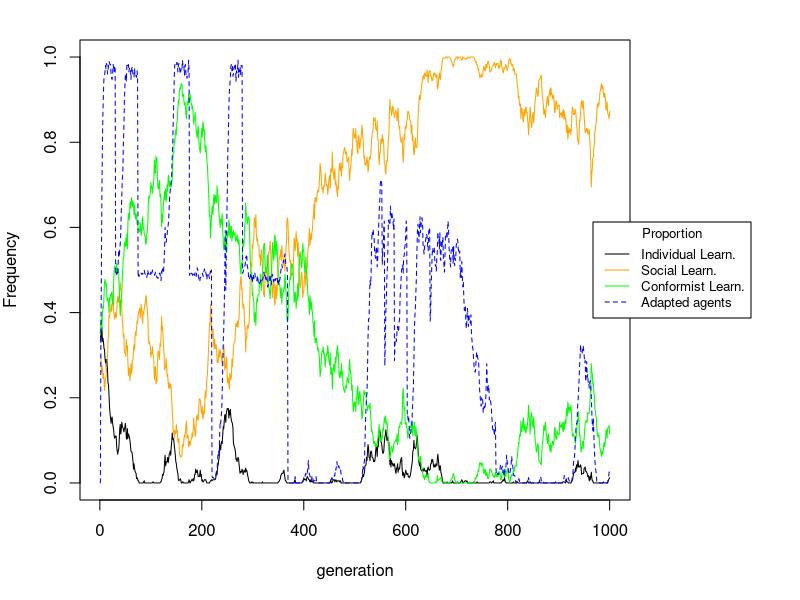

Write R code to recreate this figure.
# simulation model of evolution of social learning
# includes both spatial and temporal environmental variation
# includes individual, social, and conformist learning

# INSTRUCTIONS
# Paste the contents of this file into your R terminal.
# Then the simulation can be run with:
#       result <- sim_rogers2()
# Add arguments to change the simulation parameters. For example:
#   result <- sim_rogers2( migration_rate=0 )

# The result contains an array with the history of the population.
# The structure is:
#   result[ generation , group , trait ]
# where 'trait' is one of:
# 1: frequency of individual learners
# 2: frequency of social learners
# 3: frequency of conformist learners
# 4: frequency of adaptive behavior

# the function sim_plot (at bottom of this script) will plot these frequencies, averaging over groups.

sim_rogers2 <- function( 
	number_of_generations=1e3 , # length of simulation
	n_groups=2 ,                # number of sub-populations
	pop_size=200 ,              # size of each sub-population
	rate_of_env_change=0.01 ,   # prob environment changes each generation
	migration_rate=0.01 ,       # rate of migration among groups
	cost_of_indiv_learning=1 ,  # fitness cost of individual learning
	prob_learn_success=1 ,      # prob individual learning produces adaptive behavior
	benefit_of_adapted=2 ,      # fitness benefit of adaptive behavior
	baseline_fitness=10 ,       # baseline fitness
	mutation_rate=0.001 )       # rate of mutation among learning strategies
{
	# initialize population
	# 1 means individual learner
	# 2 means social learner
	# 3 means conformist - sample 3 adults, take majority
	pop <- array( NA , c( n_groups , pop_size , 2 ) )
	for ( g in 1:n_groups ) {
		pop[g,,1] <- sample( 1:3 , size=pop_size , replace=TRUE )
		pop[g,,2] <- rep( 0 , pop_size ) # none adapted at start
	}

	# initial envrionment states
	env <- sample( 1:100 , size=n_groups )

	# initialize record keeping
	# 1-3: proportions of strategies
	# 4: proportion adapted
	history <- array( NA , c( number_of_generations , n_groups , 4 ) )

	# loop over generations
	for ( t in 1:number_of_generations ) {

		# record history
		for ( g in 1:n_groups ) {
			for ( strat in 1:3 )
				history[t,g,strat] <- length(which( pop[g,,1]==strat )) / pop_size
			history[t,g,4] <- mean( pop[g,,2] )
		}

		# babies
		# calculate fitness of each adult
		babies <- array( NA , c( n_groups , pop_size , 2 ) )
		for ( g in 1:n_groups ) {
			fitness <- pop[g,,2]*benefit_of_adapted + baseline_fitness - cost_of_indiv_learning*(pop[g,,1]==1)
			# vector of babies
			babies[g,,1] <- sample( pop[g,,1] , size=pop_size , prob=fitness , replace=TRUE )
			# mutation
			for ( i in 1:pop_size ) {
				if ( runif(1) < mutation_rate )
					babies[g,i,1] <- sample( 1:3 , size=1 )
			}
			# init non-adapted
			babies[g,,2] <- 0
		}

		# environmental change
		for ( g in 1:n_groups ) {
			if ( runif(1) < rate_of_env_change ) {
				pop[g,,2] <- rep( 0 , pop_size )
			}
		}#g

		# learning
		# each social learning baby samples a random adult
		# each indiv learning baby learns for itself
		for ( g in 1:n_groups ) {
			for ( i in 1:pop_size ) {
				if (babies[g,i,1]==2) { # 
					babies[g,i,2] <- sample( pop[g,,2] ,size=1)
				}
				if (babies[g,i,1]==1) { # individual learning
					babies[g,i,2] <- rbinom( 1 , size=1 , prob=prob_learn_success )
				}
				if (babies[g,i,1]==3) { # conformity
					sample_of_3_adults <- sample( pop[g,,2] ,size=3)
					babies[g,i,2] <- ifelse(sum(sample_of_3_adults)>1,1,0)
				}
			}#i
		}#g

		# replace adults with babies
		pop <- babies

		# migration
		for ( g in 1:n_groups ) {
			for ( i in 1:pop_size ) {
				if ( runif(1) < migration_rate ) {
					# get another group
					destination <- g + sample( c(-1,1) , size=1 )
					if ( destination < 1 ) destination <- n_groups
					if ( destination > n_groups ) destination <- 1
					# swap with same i individual in destination group
					swap <- pop[destination,i,]
					pop[destination,i,] <- pop[g,i,]
					pop[g,i,] <- swap
					pop[g,i,2] <- 0
					pop[destination,i,2] <- 0
				}
			}#i
		}#g

	}#t

	return(
		history
	)
}

sim_plot <- function( x ) {
  x <- apply( x , c(1,3) , mean )
  n <- dim(x)[1]
  par(mar=c(5, 4, 2, 8.5), xpd=TRUE)
  plot( x[,1] , type="l" , ylim=c(0,1) , ylab="Frequency" , xlab="generation" )
  lines( 1:n , x[,2] , col="orange" )
  lines( 1:n , x[,3] , col="green" )
  lines( 1:n , x[,4] , col="blue" , lty=2 )
  legend("right", inset=c(-0.22,0), legend=c("Individual Learn.","Social Learn.", "Conformist Learn.", "Adapted agents"), 
         col=c("black", "orange", "green", "blue"),lty=c(1,1,1,2), title = "Proportion", cex = 0.8)
}


h <- sim_rogers2()
h

sim_plot(h)
